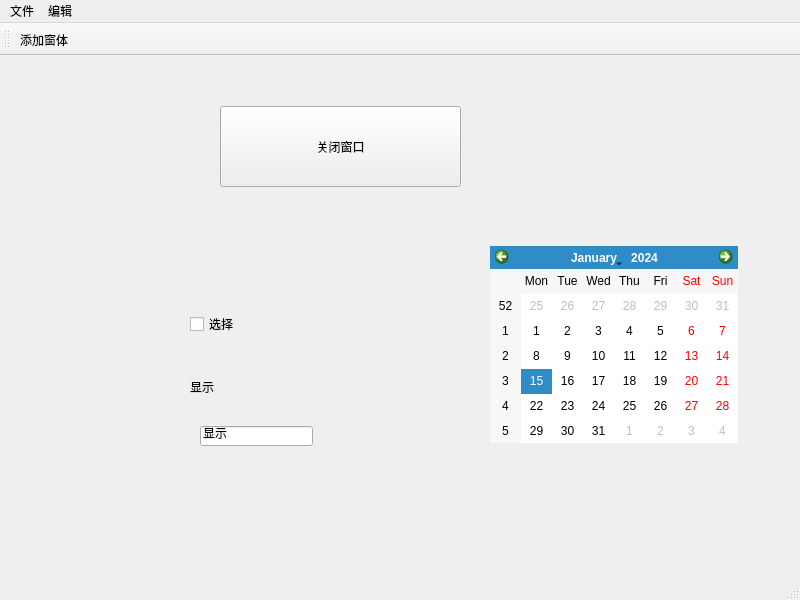
<?xml version="1.0" encoding="UTF-8"?>
<ui version="4.0">
 <class>MainWindow</class>
 <widget class="QMainWindow" name="MainWindow">
  <property name="geometry">
   <rect>
    <x>0</x>
    <y>0</y>
    <width>800</width>
    <height>600</height>
   </rect>
  </property>
  <property name="windowTitle">
   <string>MainWindow</string>
  </property>
  <widget class="QWidget" name="centralwidget">
   <widget class="QPushButton" name="pushButton">
    <property name="geometry">
     <rect>
      <x>220</x>
      <y>50</y>
      <width>241</width>
      <height>81</height>
     </rect>
    </property>
    <property name="text">
     <string>关闭窗口</string>
    </property>
   </widget>
   <widget class="QCheckBox" name="checkBox">
    <property name="geometry">
     <rect>
      <x>190</x>
      <y>260</y>
      <width>71</width>
      <height>16</height>
     </rect>
    </property>
    <property name="text">
     <string>选择</string>
    </property>
    <property name="checked">
     <bool>false</bool>
    </property>
   </widget>
   <widget class="QLabel" name="label">
    <property name="geometry">
     <rect>
      <x>190</x>
      <y>310</y>
      <width>61</width>
      <height>41</height>
     </rect>
    </property>
    <property name="text">
     <string>显示</string>
    </property>
   </widget>
   <widget class="QCalendarWidget" name="calendarWidget">
    <property name="geometry">
     <rect>
      <x>490</x>
      <y>190</y>
      <width>248</width>
      <height>197</height>
     </rect>
    </property>
   </widget>
   <widget class="QLineEdit" name="lineEdit">
    <property name="geometry">
     <rect>
      <x>200</x>
      <y>370</y>
      <width>113</width>
      <height>20</height>
     </rect>
    </property>
    <property name="text">
     <string>显示</string>
    </property>
   </widget>
  </widget>
  <widget class="QMenuBar" name="menubar">
   <property name="geometry">
    <rect>
     <x>0</x>
     <y>0</y>
     <width>800</width>
     <height>23</height>
    </rect>
   </property>
   <widget class="QMenu" name="menu">
    <property name="title">
     <string>文件</string>
    </property>
    <addaction name="fileOpenAction"/>
    <addaction name="fileNewAction"/>
    <addaction name="fileCloseAction"/>
   </widget>
   <widget class="QMenu" name="menu_2">
    <property name="title">
     <string>编辑</string>
    </property>
   </widget>
   <addaction name="menu"/>
   <addaction name="menu_2"/>
  </widget>
  <widget class="QStatusBar" name="statusbar"/>
  <widget class="QToolBar" name="toolBar">
   <property name="windowTitle">
    <string>toolBar</string>
   </property>
   <attribute name="toolBarArea">
    <enum>TopToolBarArea</enum>
   </attribute>
   <attribute name="toolBarBreak">
    <bool>true</bool>
   </attribute>
   <addaction name="addWinAction"/>
  </widget>
  <action name="fileOpenAction">
   <property name="text">
    <string>Open</string>
   </property>
   <property name="shortcut">
    <string>Alt+S</string>
   </property>
  </action>
  <action name="addWinAction">
   <property name="text">
    <string>添加窗体</string>
   </property>
   <property name="toolTip">
    <string>添加窗体</string>
   </property>
  </action>
  <action name="fileNewAction">
   <property name="text">
    <string>New</string>
   </property>
   <property name="shortcut">
    <string>Alt+N</string>
   </property>
  </action>
  <action name="fileCloseAction">
   <property name="text">
    <string>Close</string>
   </property>
   <property name="shortcut">
    <string>Alt+C</string>
   </property>
  </action>
 </widget>
 <resources/>
 <connections>
  <connection>
   <sender>pushButton</sender>
   <signal>clicked()</signal>
   <receiver>MainWindow</receiver>
   <slot>close()</slot>
   <hints>
    <hint type="sourcelabel">
     <x>369</x>
     <y>267</y>
    </hint>
    <hint type="destinationlabel">
     <x>336</x>
     <y>369</y>
    </hint>
   </hints>
  </connection>
  <connection>
   <sender>checkBox</sender>
   <signal>clicked(bool)</signal>
   <receiver>label</receiver>
   <slot>setVisible(bool)</slot>
   <hints>
    <hint type="sourcelabel">
     <x>225</x>
     <y>290</y>
    </hint>
    <hint type="destinationlabel">
     <x>220</x>
     <y>353</y>
    </hint>
   </hints>
  </connection>
  <connection>
   <sender>checkBox</sender>
   <signal>clicked(bool)</signal>
   <receiver>lineEdit</receiver>
   <slot>setEnabled(bool)</slot>
   <hints>
    <hint type="sourcelabel">
     <x>225</x>
     <y>290</y>
    </hint>
    <hint type="destinationlabel">
     <x>256</x>
     <y>402</y>
    </hint>
   </hints>
  </connection>
 </connections>
</ui>
